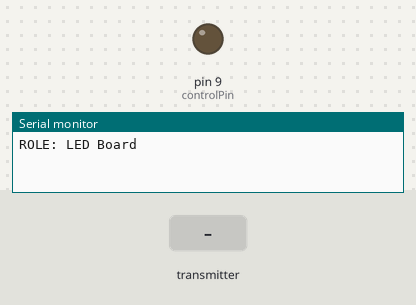
The sketch below on a simulated Arduino Uno, built with avr-gcc and run on an emulated ATmega328P. Shown: output pins drawn as LEDs (lit = HIGH), the last lines printed to the serial monitor. Inputs (shaded band) come from the test bench. No radio packets arrive unless stated.

Above: at 1.2 s.
1.3 s: the transmitter starts sending gotByte = 64
At 2.3 s:
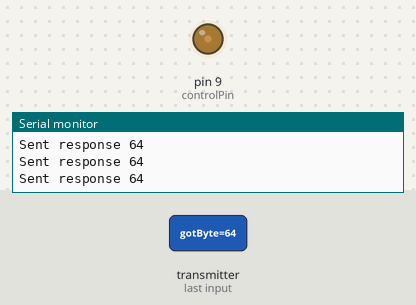
2.9 s: the transmitter starts sending gotByte = 128
At 3.9 s:
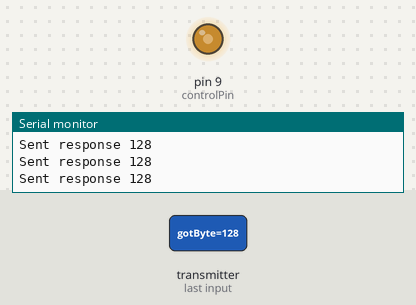
4.5 s: the transmitter starts sending gotByte = 255
At 5.5 s:
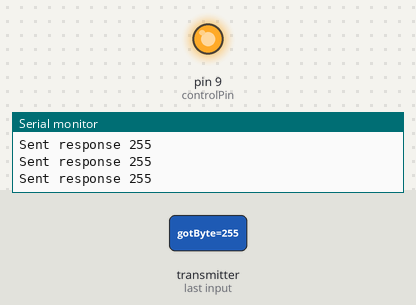
Timing chart, 0 to 7.5 s (numbered marks = the images above; inputs shaded):
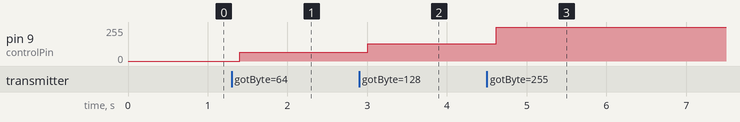

Measured:
- after the input at 1.3 s, pin 9 (controlPin): 0/255 → 64/255 after 0.10 s
- after the input at 2.9 s, pin 9 (controlPin): 64/255 → 128/255 after 0.11 s
- after the input at 4.5 s, pin 9 (controlPin): 128/255 → 255/255 after 0.12 s

The sketch:

Wireless_LED_only.ino
```cpp
#include <SPI.h>
#include "nRF24L01.h"
#include "RF24.h"
#include "printf.h"

RF24 radio(8,10);
const uint64_t pipes[2] =  { 0xABCDABCD71LL, 0xABCDABCD81LL };
const int controlPin = 9;

void setup() {
  pinMode(controlPin, OUTPUT);
  Serial.begin(57600);
  printf_begin();
  printf("ROLE: LED Board\n\r");
  radio.begin();
  radio.setAutoAck(1);
  radio.enableAckPayload();
  radio.setRetries(0,15);
  radio.setPayloadSize(2);
  pinMode(controlPin, OUTPUT);
  radio.openReadingPipe(1,pipes[1]);
  radio.openWritingPipe(pipes[0]);
  radio.startListening();
  radio.powerUp();
  radio.printDetails();
}

void loop() {
    // Dump the payloads until we've gotten everything
    byte pipeNo, gotByte;                          // Declare variables for the pipe and the byte received
    while( radio.available(&pipeNo)){              // Read all available payloads
      delay(100);
      radio.read( &gotByte, 1 );
      radio.writeAckPayload(pipeNo,&gotByte, 1 );  // This can be commented out to send empty payloads.
      printf("Sent response %d \n\r", gotByte);
      analogWrite( controlPin, gotByte);
      gotByte=0;
    }
    /*if ( radio.available() ) {
    delay(100);
      bool done = false;
      while (!done) {
        done = radio.read(&gotByte, sizeof(2));
        printf("Got this: %i\r\n", gotByte);
        delay(1);
      }
    }*/
}
```

printf.h
```cpp
// (licence header left out)
/**
 * @file printf.h
 *
 * Setup necessary to direct stdout to the Arduino Serial library, which
 * enables 'printf'
 */

#ifndef __PRINTF_H__
#define __PRINTF_H__

#ifdef ARDUINO

int serial_putc( char c, FILE * )
{
  Serial.write( c );

  return c;
}

void printf_begin(void)
{
  fdevopen( &serial_putc, 0 );
}

#else
#error This example is only for use on Arduino.
#endif // ARDUINO

#endif // __PRINTF_H__
```
